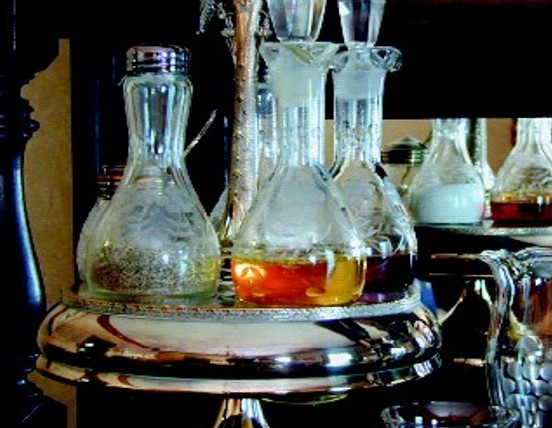
#> input picture Digital Image Processing EXP/exp.list/Fig6.png, 552 x 428 px
$ python exp4-extra.py
#> lines starting #> are read from the running program, lines starting #| are printed output that depends on the picture
#> further down, img is the input picture: shape (428, 552, 3); mean B, G, R 73.7, 79.8, 75.9
# -*- coding: utf-8 -*-
# @Author: Penistrong
# @Date:   2019-10-27 09:56:35
# @Last Modified by:   Penistrong
# @Last Modified time: 2019-10-27 12:46:20
# 对彩色图像进行均衡化 实验4思考题1、2
import cv2 as cv
import numpy as np
import math

np.seterr(invalid='ignore')


def BGR2HSI(rgb_lwpImg):
    # cvtColor没有BGR转HSI，故定义一个
    rows = int(rgb_lwpImg.shape[0])
#> rows = 428
    cols = int(rgb_lwpImg.shape[1])
#> cols = 552
    b, g, r = cv.split(rgb_lwpImg)
    # 归一化到[0,1]
    b = b / 255.0
    g = g / 255.0
    r = r / 255.0
    hsi_lwpImg = rgb_lwpImg.copy()
    H, S, I = cv.split(hsi_lwpImg)
    for i in range(rows):
        for j in range(cols):
            num = 0.5 * ((r[i, j] - g[i, j]) + (r[i, j] - b[i, j]))
            den = np.sqrt((r[i, j] - g[i, j])**2 + (r[i, j] - b[i, j]) * (g[i, j] - b[i, j]))
            theta = float(np.arccos(num / den))

            if den == 0:
                H = 0
            elif b[i, j] <= g[i, j]:
                H = theta
            else:
                H = 2 * 3.14169265 - theta

            min_RGB = min(min(b[i, j], g[i, j]), r[i, j])
            sum = b[i, j] + g[i, j] + r[i, j]
            if sum == 0:
                S = 0
            else:
                S = 1 - 3 * min_RGB / sum

            H = H / (2 * 3.14159265)
            I = sum / 3.0
            # 输出HSI图像，扩充到255以方便显示，一般H分量在[0,2pi]之间，S和I在[0,1]之间
            hsi_lwpImg[i, j, 0] = H * 255
            hsi_lwpImg[i, j, 1] = S * 255
            hsi_lwpImg[i, j, 2] = I * 255
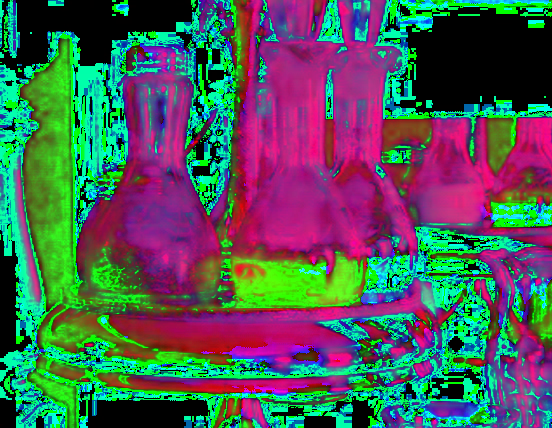
#> hsi_lwpImg: shape (428, 552, 3); mean B, G, R 87.1, 91.4, 76.2
    return hsi_lwpImg


def HSI2BGR(hsi_img):
    # HSI图像转回BGR图像
    h = int(hsi_img.shape[0])
    w = int(hsi_img.shape[1])
    H, S, I = cv.split(hsi_img)
    H = H / 255.0
    S = S / 255.0
    I = I / 255.0
    bgr_img = hsi_img.copy()
    B, G, R = cv.split(bgr_img)
    for i in range(h):
        for j in range(w):
            if S[i, j] < 1e-6:
                R = I[i, j]
                G = I[i, j]
                B = I[i, j]
            else:
                H[i, j] *= 360
                if H[i, j] > 0 and H[i, j] <= 120:
                    B = I[i, j] * (1 - S[i, j])
                    R = I[i, j] * (1 + (S[i, j] * math.cos(H[i, j] * math.pi / 180)) /
                                   math.cos((60 - H[i, j]) * math.pi / 180))
                    G = 3 * I[i, j] - (R + B)
                elif H[i, j] > 120 and H[i, j] <= 240:
                    H[i, j] = H[i, j] - 120
                    R = I[i, j] * (1 - S[i, j])
                    G = I[i, j] * (1 + (S[i, j] * math.cos(H[i, j] * math.pi / 180)) /
                                   math.cos((60 - H[i, j]) * math.pi / 180))
                    B = 3 * I[i, j] - (R + G)
                elif H[i, j] > 240 and H[i, j] <= 360:
                    H[i, j] = H[i, j] - 240
                    G = I[i, j] * (1 - S[i, j])
                    B = I[i, j] * (1 + (S[i, j] * math.cos(H[i, j] * math.pi / 180)) /
                                   math.cos((60 - H[i, j]) * math.pi / 180))
                    R = 3 * I[i, j] - (G + B)
            bgr_img[i, j, 0] = B * 255
            bgr_img[i, j, 1] = G * 255
            bgr_img[i, j, 2] = R * 255
    return bgr_img


# 在HSI空间对亮度分量均衡化, I即Intensity(亮度, 密度)
img = cv.imread('./exp.list/Fig6.png')
hsi_img = BGR2HSI(img)
# cv.imshow('BGR2HSI', hsi_img)
# 取出I分量
(H, S, I) = cv.split(hsi_img)
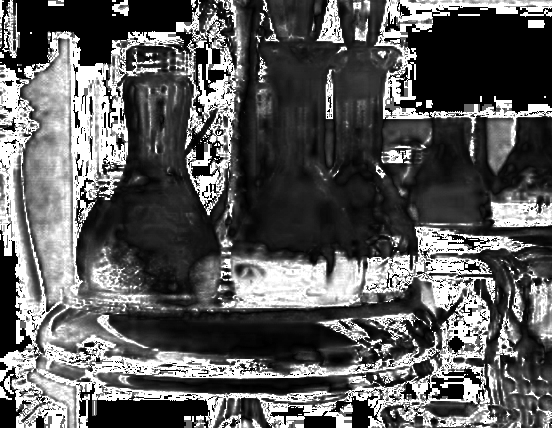
#> S: shape (428, 552); min 0, max 255, mean 91.4
# 或者直接对矩阵进行操作
# I = hsi_img[:,:,2]
equ_I = cv.equalizeHist(I)
# 叠加处理后的I分量到其他二分量上
# 使用cv2.merge
res1 = cv.merge([H, S, equ_I])
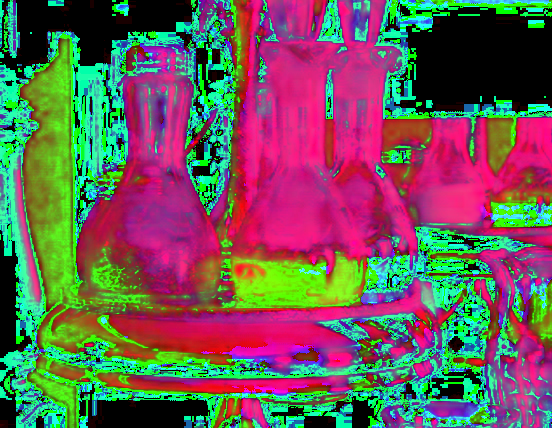
#> res1: shape (428, 552, 3); mean B, G, R 87.1, 91.4, 107.8
# 使用numpy的dstack()堆叠分量
# res = np.dstack((H, S, equ_I))
# 水平叠加数组，以便显示在一个视窗里对比
comp_res1 = np.hstack((hsi_img, res1))
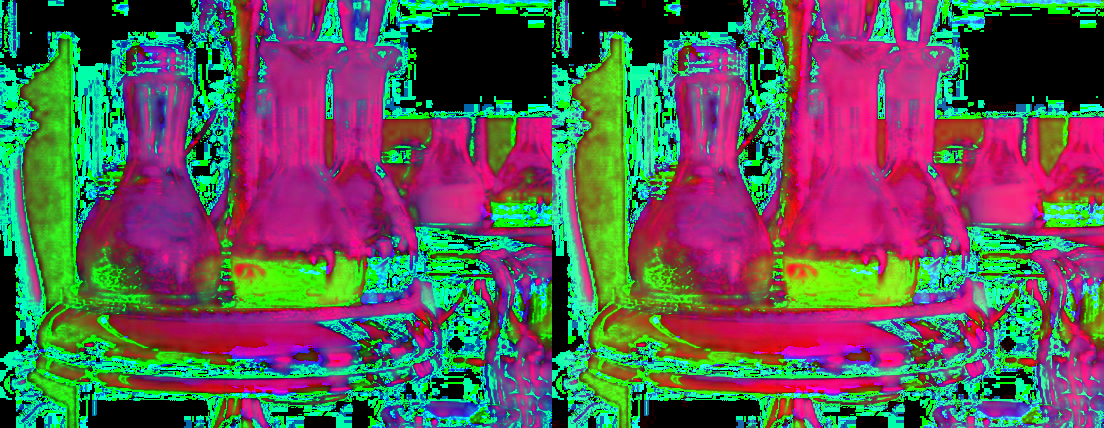
#> comp_res1: shape (428, 1104, 3); mean B, G, R 87.1, 91.4, 92
cv.imshow('[H,S,equ_I]res_comparison[Left: HSI_img|Right: equI_img]', comp_res1)

# 对原图的BGR分量每个都做均衡化处理
(B, G, R) = cv.split(img)
(equ_B, equ_G, equ_R) = map((lambda img_weight: cv.equalizeHist(img_weight)), (B, G, R))
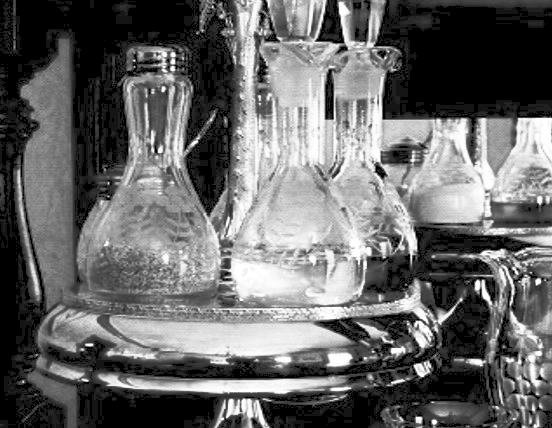
#> equ_R: shape (428, 552); min 0, max 255, mean 103.4
res2 = cv.merge([equ_B, equ_G, equ_R])
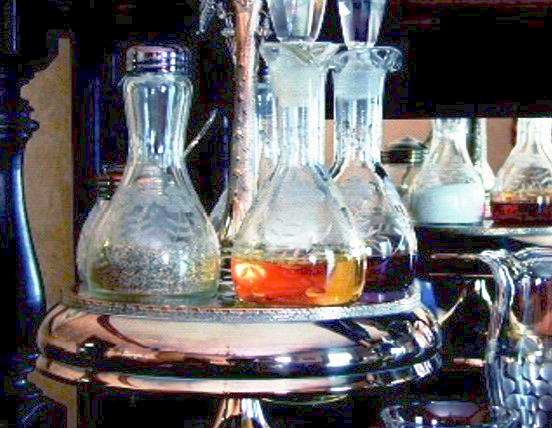
#> res2: shape (428, 552, 3); mean of channels 0, 1, 2 103.1, 100.7, 103.4; drawn as B, G, R
comp_res2 = np.hstack((img, res2))
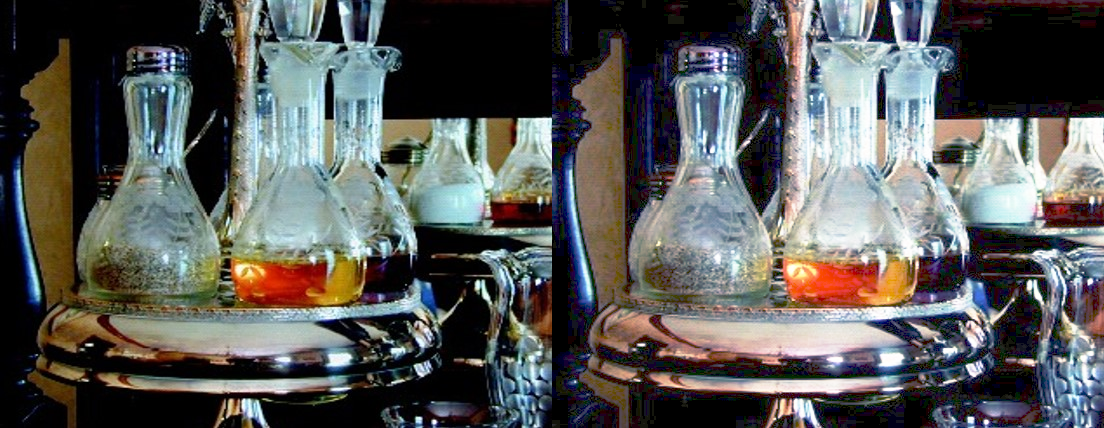
#> comp_res2: shape (428, 1104, 3); mean B, G, R 88.4, 90.3, 89.7
cv.imshow('equ[B, G, R]res_comparison[Left: BGR_img|Right: equBGR_img]', comp_res2)

cv.waitKey(0)
cv.destroyAllWindows()
